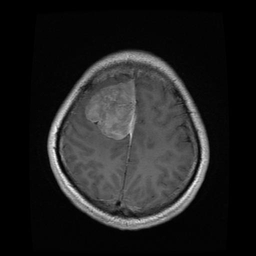
#> input picture source code/phi-initialization/Samples/image(34).jpg, 256 x 256 px
$ python -i level_set_method.py   (imports and definitions only)
#> lines starting #> are read from the running program, lines starting #| are printed output that depends on the picture; after the words box and inside, x2 and y2 are one past the last pixel; in counts of white or black regions, pixels touching at a corner belong together
#> further down, picture is the input picture: PIL image 256x256 RGB; min 0, max 252, mean 33.1
import numpy as np
from PIL import Image


def default_phi(x, mode=1, width=5):

    if mode == 1:
        phi = -1 * np.ones([x.shape[0], x.shape[1]])
        phi[int(x.shape[0] / 2) - width:int(x.shape[0] / 2) + width,
            int(x.shape[1] / 2) - width:int(x.shape[1] / 2) + width] = 1

    elif mode == 2:
        phi = 1. * np.ones([x.shape[0], x.shape[1]])
        phi[5:x.shape[0] - width, width:x.shape[1] - width] = -1.

    return phi

def sobel_filter(image):

    Kx = np.array([[1, 0, -1], [2, 0, -2], [1, 0, -1]])
    Ky = np.array([[1, 2, 1], [0, 0, 0], [-1, -2, -1]])

    Ix = convolve(image, Kx)
    Iy = convolve(image, Ky)

    G = np.sqrt(Ix**2 + Iy**2)

    return Ix, Iy, G

def gaussian_blur(image, kernel_size=3, sigma=1):

#> called with kernel_size = 3, sigma = 1
    kernel = np.zeros((kernel_size, kernel_size))

    for x in range(kernel_size):
        for y in range(kernel_size):
            kernel[x, y] = (1 / (2 * np.pi * sigma ** 2)) * np.exp(-((x - (kernel_size - 1) / 2) ** 2 + (y - (kernel_size - 1) / 2) ** 2) / (2 * sigma ** 2))

    kernel /= np.sum(kernel)

    return convolve(image, kernel)

def convolve(image, kernel):

    image_height, image_width = image.shape
#> image_height = 256; image_width = 256
    kernel_height, kernel_width = kernel.shape

    pad_height = kernel_height // 2
    pad_width = kernel_width // 2

    padded_image = np.pad(image, ((pad_height, pad_height), (pad_width, pad_width)), mode='constant')

    output = np.zeros_like(image)

    for i in range(image_height):
        for j in range(image_width):
            region = padded_image[i:i+kernel_height, j:j+kernel_width]
            output[i, j] = np.sum(region * kernel)

    return output

def custom_gradient(arr, axis=None):

    arr = np.asarray(arr, dtype=float)

    if axis is None:
        return [custom_gradient(arr, axis=i) for i in range(arr.ndim)]

    # Get the shape and the slices for computation
    dim = arr.shape[axis]
    slice_prefix = (slice(None),) * axis
    slice_center = slice_prefix + (slice(1, -1),)
    slice_front = slice_prefix + (slice(0, 1),)
    slice_back = slice_prefix + (slice(-1, None),)

    # Compute gradient
    grad = np.empty_like(arr, dtype=float)
    grad[slice_center] = (arr[slice_prefix + (slice(2, None),)] - arr[slice_prefix + (slice(None, -2),)]) / 2.0
    grad[slice_front] = arr[slice_prefix + (slice(1, 2),)] - arr[slice_front]
    grad[slice_back] = arr[slice_back] - arr[slice_prefix + (slice(-2, -1),)]

    return grad


def binary_opening(image, structure):

        eroded = binary_erosion(image, structure=structure)
        opened = binary_dilation(eroded, structure=structure)

        return opened

def binary_closing(image, structure):

        dilated = binary_dilation(image, structure=structure)
        closed = binary_erosion(dilated, structure=structure)

        return closed

def binary_erosion(image, structure):

        height, width = image.shape
        structure_height, structure_width = structure.shape

        pad_height = structure_height // 2
        pad_width = structure_width // 2

        padded_image = np.zeros((height + 2 * pad_height, width + 2 * pad_width))
        padded_image[pad_height:pad_height + height, pad_width:pad_width + width] = image

        output = np.zeros_like(image)

        for i in range(height):
            for j in range(width):
                region = padded_image[i:i+structure_height, j:j+structure_width]
                output[i, j] = np.min(region[structure.astype(bool)])

        return output

def binary_dilation(image, structure):

        height, width = image.shape
        structure_height, structure_width = structure.shape

        pad_height = structure_height // 2
        pad_width = structure_width // 2

        padded_image = np.zeros((height + 2 * pad_height, width + 2 * pad_width))
        padded_image[pad_height:pad_height + height, pad_width:pad_width + width] = image

        output = np.zeros_like(image)

        for i in range(height):
            for j in range(width):
                region = padded_image[i:i+structure_height, j:j+structure_width]
                output[i, j] = np.max(region[structure.astype(bool)])

        return output


def remove_noise(binary_image, structure=None):

    if structure is None:
        structure = np.ones((3, 3))

    cleaned = binary_closing(binary_opening(binary_image, structure=structure), structure=structure)

    return cleaned


def mean_squared_error(y_true, y_pred):

    error = np.mean((y_true - y_pred) ** 2)

    return error


def lss(img, dt=3.5, freq=10, rad=3, b=1, mode=2, phi_init_func=None):

    # print("Original image mode:", img.mode)

    img = img.convert('L')

    # print("Converted to grayscale:", img.mode)

    img = np.array(img)
    img = img - np.mean(img)

    img = gaussian_blur(img)  # Apply Gaussian blur

    # print("Gaussian blur applied.")


    # new
    if b == 2:
        dx, dy, Du = sobel_filter(img)
        v = 1. / (1. + 0.5 * Du)


    # old
    if b == 1:
        dx, dy = np.gradient(img)
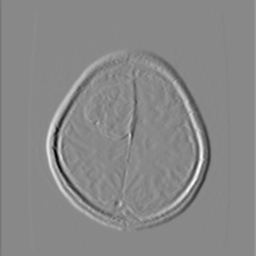
#> dy: shape (256, 256) float64; min -71.97, max 62.28, mean 0; drawn with min black and max white
        Du = np.sqrt(dx**2 + dy**2)
        v = 1. / (1. + Du)
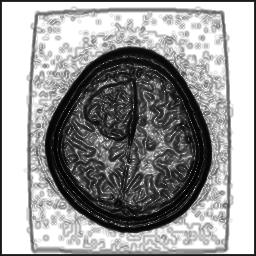
#> v: shape (256, 256) float64; min 0.0133, max 1, mean 0.6


    # print("Sobel edge strength calculated.")
    if phi_init_func:
        u = phi_init_func(img, mode=mode)
    else:
        u = default_phi(img, mode=2)
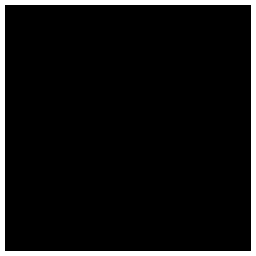
#> u: shape (256, 256) float64; values -1 (black) and 1 (white), 7.7% white; 1 white region, box (x1, y1, x2, y2) and area: (0, 0, 256, 256) 5020
    data = [Du, u]
    u_old = u

    niter = 0
    MSE_OLD = 1e+03
    change = 1e+03

    while change > 1e-15:

        niter += 1

        dx = custom_gradient(u, axis=1)
        dy = custom_gradient(u, axis=0)

        Du = np.sqrt(dx ** 2 + dy ** 2)  # internal energy

        u += dt * v * Du
        u = np.where(u < 0, -1., 1.)

        MSE = mean_squared_error(u_old, u)

        u_old = u

        change = abs(MSE - MSE_OLD)

        MSE_OLD = MSE

        if niter % freq == 0:
            data.append(u)
#> this loop made 75 passes
#> (error in mean_squared_error, MSE, change, MSE_OLD) on passes 1 to 12: (0.188, 0.188, 999.8, 0.188), (0.188, 0.188, 0.000115, 0.188), (0.189, 0.189, 0.00124, 0.189), (0.189, 0.189, 0.000569, 0.189), (0.182, 0.182, 0.00659, 0.182), (0.175, 0.175, 0.00683, 0.175), (0.168, 0.168, 0.00752, 0.168), (0.164, 0.164, 0.0041, 0.164), (0.167, 0.167, 0.00381, 0.167), (0.171, 0.171, 0.00379, 0.171), (0.171, 0.171, 0.000509, 0.171), (0.169, 0.169, 0.00185, 0.169)
#> (MSE, change, MSE_OLD) on pass 70: (0.0254, 0.000109, 0.0254)
#> pass 1, in lss, `u += dt * v * Du`:
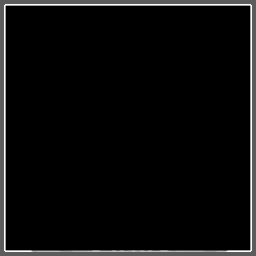
#> u: shape (256, 256) float64; 3% of pixels changed, all inside (x1, y1, x2, y2) = (4, 4, 252, 252); drawn with min black and max white
#> after the loop:
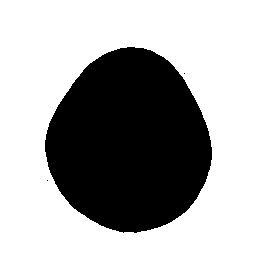
#> u: shape (256, 256) float64; values -1 (black) and 1 (white), 64.6% white; 3 black regions (2 under 20 px), largest, box (x1, y1, x2, y2) and area: (45, 47, 212, 233) 23168
#> after the loop, data = 9 items; niter = 75

    u = np.where(u < 0, 1., 0.)

    # Remove noise from binary output
    u = remove_noise(u)
#> in binary_erosion, `padded_image[pad_height:pad_height + height, pad_width:pad_width + wid..`: padded_image: shape (258, 258) float64; values 0 (black) and 1 (white), 34.8% white; 3 white regions (2 under 20 px), largest, box (x1, y1, x2, y2) and area: (46, 48, 213, 234) 23168
#> after the loop in binary_erosion, `for i in range(height):`: output: shape (256, 256) float64; values 0 (black) and 1 (white), 34.3% white; 1 white region, box (x1, y1, x2, y2) and area: (46, 48, 211, 232) 22465
#> in binary_dilation, `padded_image[pad_height:pad_height + height, pad_width:pad_width + wid..`: padded_image: shape (258, 258) float64; values 0 (black) and 1 (white), 33.7% white; 1 white region, box (x1, y1, x2, y2) and area: (47, 49, 212, 233) 22465
#> after the loop in binary_dilation, `for i in range(height):`: output: shape (256, 256) float64; values 0 (black) and 1 (white), 35.4% white; 1 white region, box (x1, y1, x2, y2) and area: (45, 47, 212, 233) 23167
#> in binary_dilation (call 2), `padded_image[pad_height:pad_height + height, pad_width:pad_width + wid..`: padded_image: shape (258, 258) float64; values 0 (black) and 1 (white), 34.8% white; 1 white region, box (x1, y1, x2, y2) and area: (46, 48, 213, 234) 23167
#> after the loop in binary_dilation (call 2), `for i in range(height):`:
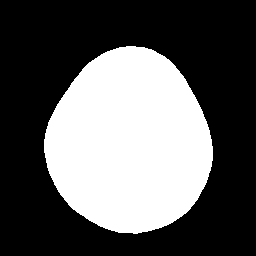
#> output: shape (256, 256) float64; values 0 (black) and 1 (white), 36.4% white; 1 white region, box (x1, y1, x2, y2) and area: (44, 46, 213, 234) 23877
#> in binary_erosion (call 2), `padded_image[pad_height:pad_height + height, pad_width:pad_width + wid..`:
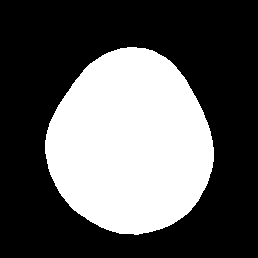
#> padded_image: shape (258, 258) float64; values 0 (black) and 1 (white), 35.9% white; 1 white region, box (x1, y1, x2, y2) and area: (45, 47, 214, 235) 23877
    data.append(u)

    return data, niter

>>> from PIL import Image
>>> picture = Image.open('Samples/image(34).jpg')
>>> result = lss(picture)

$ run again, on source code/phi-initialization/Samples/image(6709).jpg
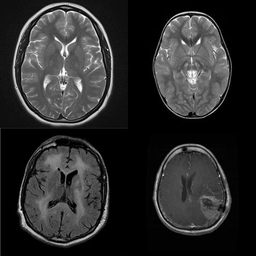
#> input picture source code/phi-initialization/Samples/image(6709).jpg, 256 x 256 px
#> picture is the input picture: PIL image 256x256 RGB; min 0, max 255, mean 44.3
#> the loop in lss, `while change > 1e-15: ` made 158 passes
#> (error in mean_squared_error, MSE, change, MSE_OLD) on passes 1 to 3: (0.156, 0.156, 999.8, 0.156), (0.166, 0.166, 0.0097, 0.166), (0.169, 0.169, 0.00343, 0.169)
#> after the loop in lss, `while change > 1e-15:`:
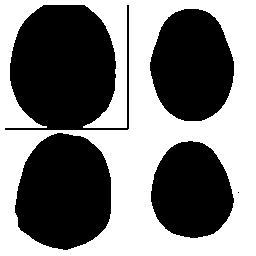
#> u: shape (256, 256) float64; values -1 (black) and 1 (white), 48.6% white; 1 white region, box (x1, y1, x2, y2) and area: (0, 0, 256, 256) 31862
#> after the loop in lss, `while change > 1e-15:`: data = 17 items; niter = 158
#> in binary_erosion (call 2), `padded_image[pad_height:pad_height + height, pad_width:pad_width + wid..`:
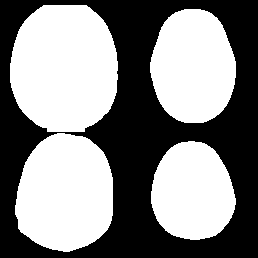
#> padded_image: shape (258, 258) float64; values 0 (black) and 1 (white), 52.4% white; 1 black region, box (x1, y1, x2, y2) and area: (0, 0, 258, 258) 31654
